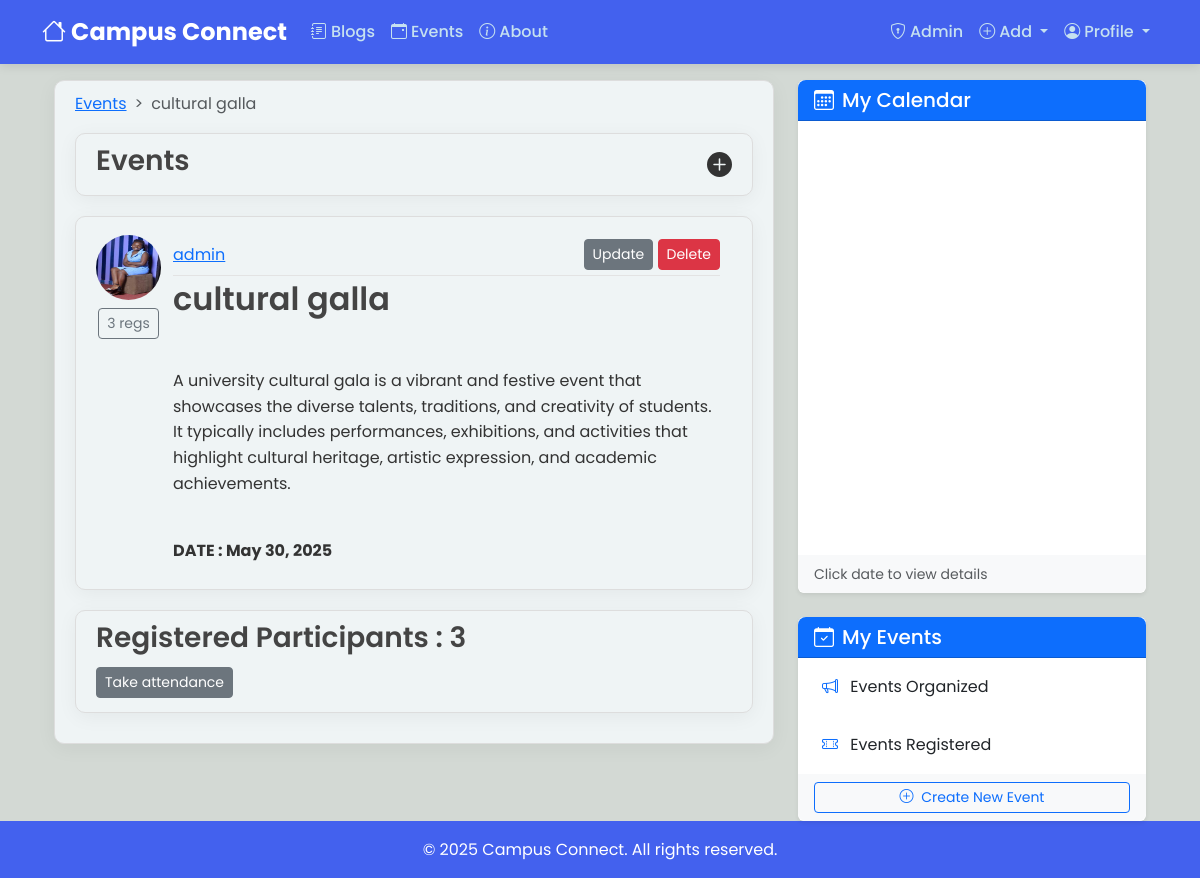
The app's page /events/event/15/ (signed in) with its own data.
### events/models.py (models this page shows, shortened)
class Event(models.Model):
    name = models.CharField(max_length=255)
    description = CKEditor5Field(null = True,blank=True, config_name='extends')
    date = models.DateField()
    organizer = models.ForeignKey(User, on_delete=models.CASCADE, related_name="organized_events")

### users/models.py (models this page shows, shortened)
class Profile(models.Model):
    user=models.OneToOneField(User,on_delete=models.CASCADE)
    image= models.ImageField(default='default.jpg', upload_to='profile_pics')
    about= CKEditor5Field(null = True,default= 'Hi There', config_name='extends')

### events/views.py (the view)
# urls.py: path('event/<int:pk>/',views.EventDetailView.as_view(),name='event-detail'),
class EventDetailView(LoginRequiredMixin,DetailView):
    model = Event
    def get_context_data(self, **kwargs):
        context = super().get_context_data(**kwargs)
        reg = False
        if self.request.user.is_authenticated:
            if self.object.participants.filter(user=self.request.user).exists():
                reg = True
        context['reg'] = reg
        context['cal'] = "events"
        return context

### events/templates/events/event_detail.html (shortened to what this page needs)
{% extends "blog/base.html"%}
{% block content%}
<nav style="--bs-breadcrumb-divider: '>';" aria-label="breadcrumb">
    <ol class="breadcrumb">
        <li class="breadcrumb-item"><a href="{% url 'event-list' %}">Events</a></li>
        <li class="breadcrumb-item active" aria-current="page">{{ object.name }}</li>
    </ol>
</nav>
<article class="media content-section d-flex justify-content-between align-items-center" >
    <h3 class="d-flex align-items-center">
      Events
    </h3>
    <a href="{% url 'event-create' %}" class="ml-2 text-decoration-none" style="color: inherit;">
      <svg xmlns="http://www.w3.org/2000/svg" width="25" height="25" fill="currentColor" class="bi bi-plus-circle-fill right" viewBox="0 0 16 16">
        <path d="M16 8A8 8 0 1 1 0 8a8 8 0 0 1 16 0M8.5 4.5a.5.5 0 0 0-1 0v3h-3a.5.5 0 0 0 0 1h3v3a.5.5 0 0 0 1 0v-3h3a.5.5 0 0 0 0-1h-3z"/>
      </svg>
    </a>
  </article>
    <article class="media content-section d-flex align-items-start" >
      <div class="row w-100 mt-2">
            <div class="col-auto d-flex flex-column align-items-center">
                <a href="{% url 'user-events' object.organizer.username %}"><img class="rounded-circle article-img mb-2 " src="{{ object.organizer.profile.image.url }}" style="margin-right: 0%;"></a>
                <div class="btn btn-outline-secondary btn-sm"> {{object.participants.count}} regs</div>
            </div>
            <div class="col" style="padding: 0%;">
                <div class="media-body">
                    <div class="article-metadata d-flex justify-content-between align-items-center">
                        <a class="mr-2" href="{% url 'user-events' object.organizer.username %}">
                            {{ object.organizer.username }}
                        </a>
                        {% if object.organizer == user %}
                        <div>
                            <a href="{% url 'event-update' object.id %}" class="btn btn-secondary btn-sm mt-1 mb-1" > Update</a>
                            <a href="{% url 'event-delete' object.id %}" class="btn btn-danger btn-sm mt-1 mb-1" > Delete</a>
                        </div>
                        {% endif %}
                    </div>
                    <h2 class="article-title">{{ object.name }}</h2>
                    <p class="article-content">
                        {{ object.description|safe }}
                        <br>
                        <strong>
                        DATE : {{ object.date|date:"F d, Y" }}
                        </strong>
                    </p>
                    {% if user.is_authenticated %}
                        {% if user != object.organizer %}
                            {% if reg %}
                                <div class="text-muted"> You are already registered for this event</div>
                            {% else %}
                                <form action="{% url 'event-register' event.pk %}" method="post">
                                    {% csrf_token %}
                                    <button type="submit" class="btn btn-outline-info btn-outline-custom">Register</button>
                                </form>
                                <small class="text-muted"> Once registered, you cannot un-register!</small>
                            {% endif %}
                            </div>
                        </div>
                    </div>
                </article>
                        {% else %}
                            </div>
                        </div>
                    </div>
                </article>
                <article class="media content-section" >
                            <h3 class="article-content"> Registered Participants : {{ object.participants.count }}                          </h3>
                            <a href="{% url 'attendance' object.id %}" class="btn btn-secondary btn-sm mt-1 mb-1" > Take attendance </a>
                </article>
                        {% endif %}
                    {% endif %}
{% endblock content %}

### blog/static/blog/main.css (style rules this page uses)
body { background: #fafafa; color: #333333; margin-top: 5rem; }
h1, h2, h3, h4, h5, h6 { color: #444444; }
.content-section,.about_content { background: hsl(190, 23%, 95%); padding: 10px 20px; border: 1px solid #dddddd; border-radius: 10px; margin-bottom: 20px; transition: all 0.3s ease; }
.article-title { color: #444444; }
.article-content { white-space: pre-line; }
.article-img { height: 65px; width: 65px; }
.article-metadata { padding-bottom: 1px; margin-bottom: 4px; border-bottom: 1px solid #e3e3e3 }
body { background-color: #D3D9D4; }

### blog/templates/blog/base.html (style rules this page uses)
:root { --primary-color: #4361ee; --secondary-color: #3f37c9; --accent-color: #4cc9f0; --dark-color: #1a1a2e; --light-color: #f8f9fa; --success-color: #4ade80; --warning-color: #fbbf24; --danger-color: #f87171; }
body { font-family: 'Poppins', sans-serif; background-color: #f5f7fa; color: #333; line-height: 1.6; }
.content-section { background-color: white; border-radius: 12px; padding: 2rem; box-shadow: 0 4px 20px rgba(0, 0, 0, 0.05); margin-bottom: 2rem; }
.article-img { transition: all 0.3s ease; border-radius: 8px; }
h1, h2, h3, h4, h5, h6 { color: var(--dark-color); font-weight: 600; }
.row { justify-content: center; width: 100%; }

### records on screen
Event: name "cultural galla", organizer.profile.image (picture), participants.count "3", organizer.username "admin", description "A university cultural gala is a vibrant and festive event that showcases the diverse talents, traditions, and creativity of students. It typically includes performances, exhibitions, and activities that highlight cultural heritage, artistic expression, and academic achievements.", date "May 30, 2025"
